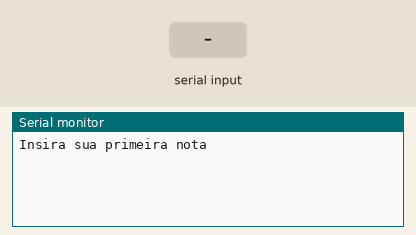
Recording of a sketch running on a simulated Arduino Uno, built with avr-gcc and run on an emulated ATmega328P. On the bench: the last lines printed to the serial monitor. Inputs (shaded band) come from the test bench.

Above: at 1.2 s.
1.3 s: "90,45,200\n" received over Serial
At 2.65 s:
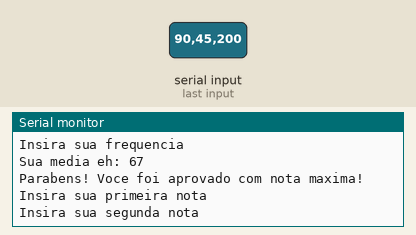
2.8 s: "90,45\n" received over Serial
At 3.7 s:
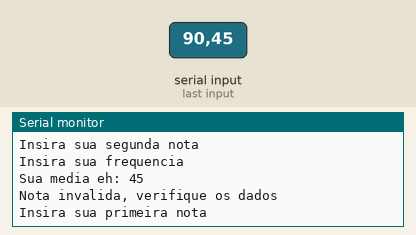
4.3 s: "5\n" received over Serial
At 4.8 s:
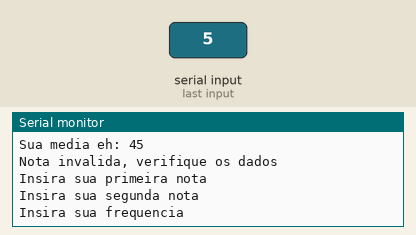

Measured:
- after the input at 1.3 s, the serial monitor: prints a new line at once (image 1)
- after the input at 2.8 s, the serial monitor: prints a new line at once (image 2)

The sketch:

nota_e_frequ_ncia_do_aluno1.ino
```cpp
// C++ code
//variaveis
int nota1;
int nota2;
int media;
int frequencia;

void setup()
{
  Serial.begin(9600);
}

void loop()
{
  Serial.println();
  Serial.println("Insira sua primeira nota");
  while( ! Serial.available());
  nota1 = Serial.parseInt();

  Serial.println("Insira sua segunda nota");
  while( ! Serial.available());
  nota2 = Serial.parseInt();

  Serial.println("Insira sua frequencia");
  while( ! Serial.available());
  frequencia = Serial.parseInt();

  media = (nota1+nota2)/2;
    Serial.println("Sua media eh: " + String(media));


  if ( media >= 10 && frequencia >= 100) {
    Serial.println("Parabens! Voce foi aprovado com nota maxima!");}

  else if ( media <= 6 && frequencia < 75) {//relembrei a estrutura do else if
        Serial.println ("Reprovado por frequencia!");}

  else if ( media >=6 && frequencia >= 75) {
    Serial.println ("Aprovado!"); }

  else if ( media <=5 && frequencia >= 75 ) {
    Serial.println ("Reprovado por nota!");}

  else if ( media <=5 && frequencia <=74) {
    Serial.println ("Reprovado por frequencia e nota!");}

  else {
    Serial.println("Nota invalida, verifique os dados");}


}
```
